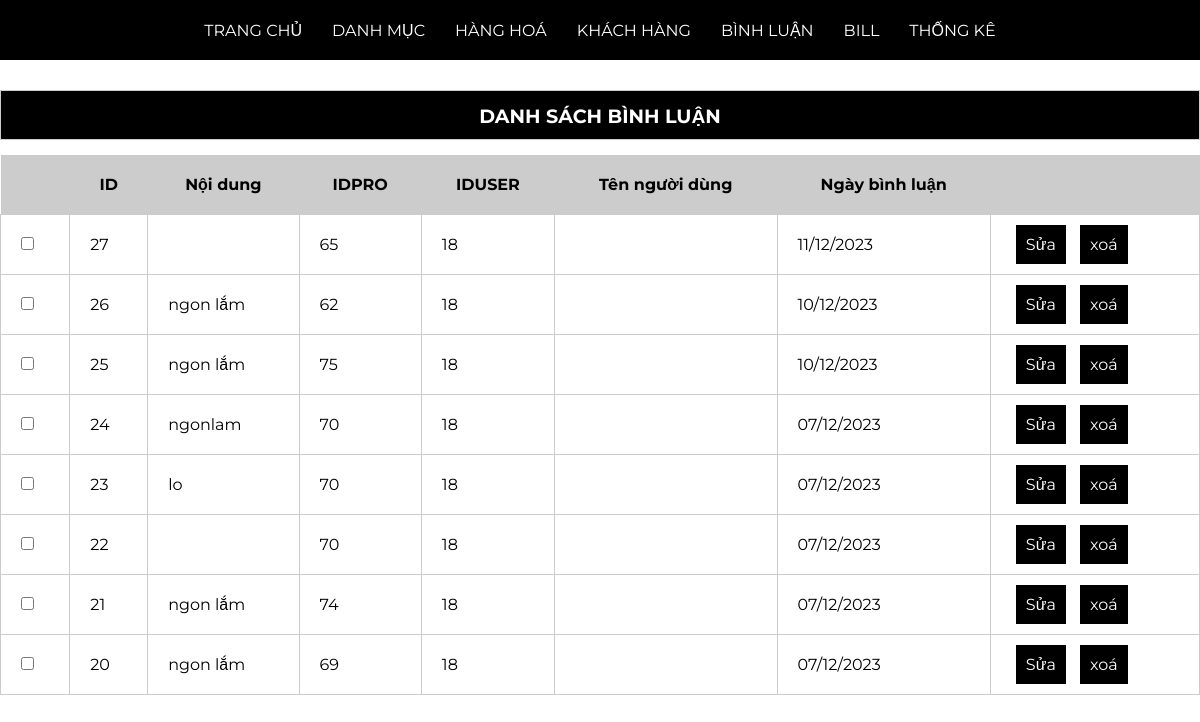
Screenshot of /admin/index.php?act=dsbl with the database file from the repository.
### tables this page shows
CREATE TABLE `binhluan` (
  `id` int(10) NOT NULL,
  `comment` varchar(250) NOT NULL,
  `iduser` int(10) NOT NULL,
  `idpro` int(10) NOT NULL,
  `daycomment` varchar(30) NOT NULL
);

### model/pdo.php (called while the page is built, shortened)
<?php
function pdo_get_connection(){
    $dburl = "mysql:host=localhost;dbname=duan1;charset=utf8";
    $username = 'root';
    $password = '';
    $conn = new PDO($dburl, $username, $password);
    $conn->setAttribute(PDO::ATTR_ERRMODE, PDO::ERRMODE_EXCEPTION);
    return $conn;
}
function pdo_query($sql){
    $sql_args = array_slice(func_get_args(), 1);
    try{
        $conn = pdo_get_connection();
        $stmt = $conn->prepare($sql);
        $stmt->execute($sql_args);
        $rows = $stmt->fetchAll();
        return $rows;
    }
    catch(PDOException $e){
        throw $e;
    }
    finally{
        unset($conn);
    }
}

### model/binhluan.php (called while the page is built, shortened)
<?php
function doadAll_bl($idpro)
{
    $sql = "select * from binhluan where 1";
        $sql .= " order by id desc";
    $listbl = pdo_query($sql);
    return $listbl;
}

### admin/binhluan/list.php (the view, shortened to what this page needs)
<?php
$ses = $_SESSION['userdn'];
extract($ses);
?>
<div class="row">
<div class="row frmtitle">
    <H1>Danh Sách Bình luận</H1>
</div>
<div class="row mb10 frmdsloai">
    <table>
        <tr>
            <th></th>
            <th>ID</th>
            <th>Nội dung</th>
            <th>IDPRO</th>
            <th>IDUSER</th>
            <th>Tên người dùng</th>
            <th>Ngày bình luận</th>
            <th></th>
        </tr>
        <?php
        foreach ($listbinhluan as $binhluan) {
            extract($binhluan);
            $suabl = "index.php?act=suabl&id=".$id;
            $xoabl = "index.php?act=xoabl&id=".$id;
            echo ' <tr>
                    <td><input type="checkbox" name="" id=""></td>
                    <td>' . $id . '</td>
                    <td>' . $comment . '</td>
                    <td>' . $idpro . '</td>
                    <td>' . $iduser . '</td>
                    <td>' . $user . '</td>
                    <td>' . $daycomment . '</td>
                    <td><a  href="' . $suabl . '"> <input class="btn-act" type="button" value="Sửa"></a>
                    <a href="' . $xoabl . '"><input class="btn-act" type="button" value="xoá"></a></td>
                </tr>';
        }
        ?>
    </table>
</div>
<div class="row formcontent">
</div>
</div>

### admin/header.php (shortened to what this page needs)
<!DOCTYPE html>
<html lang="en">
<head>
    <link rel="stylesheet" href="../style/style.css">
</head>
<body>
    <div class="boxcenter">
        <div class="row mb menu">
            <ul>
                <li><a href="index.php?act=home">Trang chủ</a></li>
                <li><a href="index.php?act=adddm">Danh mục</a></li>
                <li><a href="index.php?act=addsp">Hàng hoá</a></li>
                <li><a href="index.php?act=dskh">Khách hàng</a></li>
                <li><a href="index.php?act=dsbl">Bình luận</a></li>
                <li><a href="index.php?act=listbill">Bill</a></li>
                <li><a href="index.php?act=thongkebill">Thống kê</a></li>
            </ul>
        </div>

### admin/index.php (shortened to what this page needs)
<?php
include("header.php");
include("../model/pdo.php");
include("../model/binhluan.php");
include ("../model/cart.php");
if (isset($_GET['act'])) {
    $act = $_GET['act'];
    switch ($act) {
            case "dsbl":
                $listbinhluan= doadAll_bl(0);
                include 'binhluan/list.php';
                break;
    }
} else {
    include "home.php";
}
include "footer.php";

### admin/footer.php
</body>
</html>

### style/style.css (style rules this page uses)
* { box-sizing: border-box; padding: 0; margin: 0; font-family: 'Montserrat', sans-serif; font-size: 1rem; }
.boxcenter { width: 100%; margin: 0 auto; }
.row { width: 100%; }
.mb { margin-bottom: 30px; }
.mb10 { margin-bottom: 10px; }
.menu { background-color: black; color: #ccc; height: 60px; display: flex; justify-content: space-evenly; align-items: center; flex-direction: row; }
.menu li a { font-size: 1rem; text-transform: uppercase; }
.menu { display: flex; justify-content: space-evenly; align-items: center; flex-direction: row; }
.menu ul { padding:0px 15px; width: 80%; display: flex; justify-content: center; align-items: center; }
.menu ul li { list-style: none; display: inline; padding: 0px 15px; }
.menu ul li a { color: #FFF; text-decoration: none; transition: 0.5s; }
.frmtitle { background-color: #000; border: 1px #ccc solid; height: 50px; padding: 0px 20px; margin: 15px 0; }
.frmtitle h1 { line-height: 50px; font-size: 1.2rem; text-align: center; color: #fff; text-transform: uppercase; }
.formcontent { padding: 20px 0px; }
.frmdsloai table { width: 100%; border-collapse: collapse; }
.frmdsloai table th { padding: 20px; background-color: #CCC; }
.frmdsloai table td { padding: 10px 20px; border: 1px #CCC solid; }
input.btn-act { padding: 10px; border: none; outline: none; background-color: black; color: white; margin: 0 5px; cursor: pointer; }

### rows the page displays
binhluan: id "27", idpro "65", iduser "18", daycomment "11/12/2023"
binhluan: id "26", comment "ngon lắm", idpro "62", iduser "18", daycomment "10/12/2023"
binhluan: id "25", comment "ngon lắm", idpro "75", iduser "18", daycomment "10/12/2023"
binhluan: id "24", comment "ngonlam", idpro "70", iduser "18", daycomment "07/12/2023"
binhluan: id "23", comment "lo", idpro "70", iduser "18", daycomment "07/12/2023"
binhluan: id "22", idpro "70", iduser "18", daycomment "07/12/2023"
binhluan: id "21", comment "ngon lắm", idpro "74", iduser "18", daycomment "07/12/2023"
binhluan: id "20", comment "ngon lắm", idpro "69", iduser "18", daycomment "07/12/2023"
